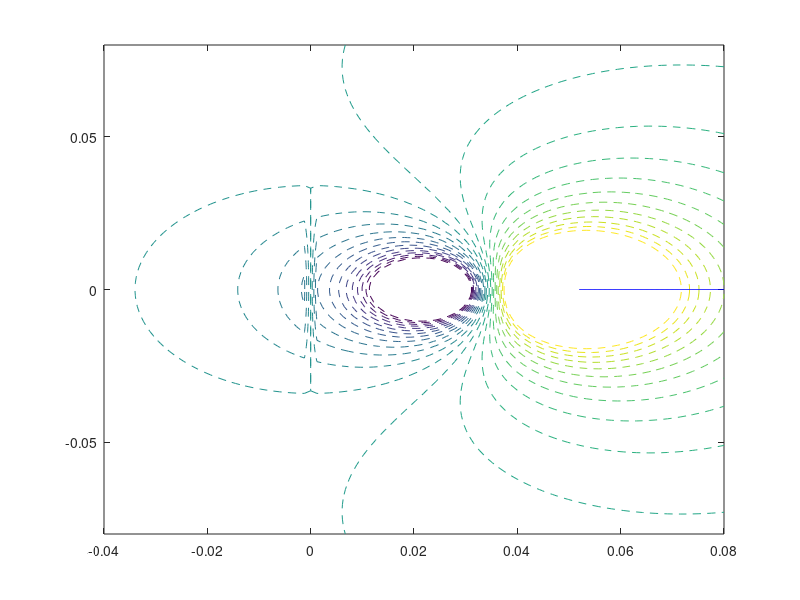

This figure's MATLAB source: (Note: this script raises an error after producing the figure.)
%%接地导体的内外球壳半径分别为a1=0.03，a2=0.034，q1位于球壳内，距离d1=0.01，q2位于球壳外，距离d2=0.05
%求导体球壳内外的电势电场分布
clc;
clear;
k = 8.99e9;
a1 = 0.03;
a2 = 0.034;
d1 = 0.01;%q1距离球心的距离
d2 = 0.05;%q2距离球心的距离
x0 = 0.08;
q1 = 1e-10;
q2 = 2e-10;
b2 = a2^2/d2;%在求球壳外部电场时，球体内的镜像电荷距离球心的位置
q2m = -a2/d2*q2;%球壳内部部的镜像电荷
b1 = a1^2/d1;%在求球壳内部电场时，球壳外部的镜像电荷距离球心的位置
q1m = -a1/d1*q1;%球壳内部的镜像电荷
x = linspace(-x0/2,x0,100);
y = linspace(-x0,x0,100);
[X,Y] = meshgrid(x,y);
%绘制球壳外电位和电场
r2 = sqrt((X-d2).^2 + Y.^2);
r2m = sqrt((X-b2).^2 + Y.^2);
U = k*q2./r2 + k*q2m./r2m;
U(sqrt(X^2+Y^2)<a2) = 0;%剔除球体
U2 = k*q2./0.01 + k*q2m./0.01;
u2 = linspace(-U2,U2,25);
c2 = contour(X,Y,U,u2,'--');
hold on;
[Ex2,Ey2] = gradient(-U);
N1 = 24;
th = linspace(0,2*pi,N1);
x2 = d2 + 0.002*cos(th);
y2 = 0.002*sin(th);
for i = 1:N1
    line1 = streamline(X,Y,Ex2,Ey2,x2(i),y2(i));
    arrowPlot(line1.XData,line1.YData,'number',1,'color','b','linewidth',1);
    hold on;
end

theta=0:pi/100:2*pi;
xa = a1*cos(theta);
ya = a1*sin(theta);
fill(xa,ya,'w');
hold on;
%绘制球壳内电位和电场
r1 = sqrt((X-d1).^2 + Y.^2);
r1m = sqrt((X-b1).^2 + Y.^2);
U1 = k*q1./r1 + k*q1m./r1m;
U1(sqrt(X.^2+Y.^2)>a1) = 0;%剔除球体
U11 = k*q1./0.01 + k*q1m./0.1;
u1 = linspace(-U11,U11,25);
c1 = contour(X,Y,U1,u1,'--');
hold on;
[Ex1,Ey1] = gradient(-U1);
N2 = 17;
th1 = linspace(0,2*pi,N2);
x1 = d1 + 0.002*cos(th1);
y1 = 0.002*sin(th1);
for j = 1:N2
    line2 = streamline(X,Y,Ex1,Ey1,x1(j),y1(j));
    arrowPlot(line2.XData,line2.YData,'number',1,'color','b','linewidth',1);
    hold on;
end
%绘制球壳
R = linspace(a1,a2,50);
c = linspace(0,2*pi,50);
for i = 1:50
    if ~ismember(i,[1,50])
        X1 = R(i)*cos(c);
        Y1 = R(i)*sin(c);
        plot(X1,Y1,'g','linewidth',1);
        hold on;
    else
        X1 = R(i)*cos(c);
        Y1 = R(i)*sin(c);
        plot(X1,Y1,'g-','linewidth',1);
        hold on;
    end
end


